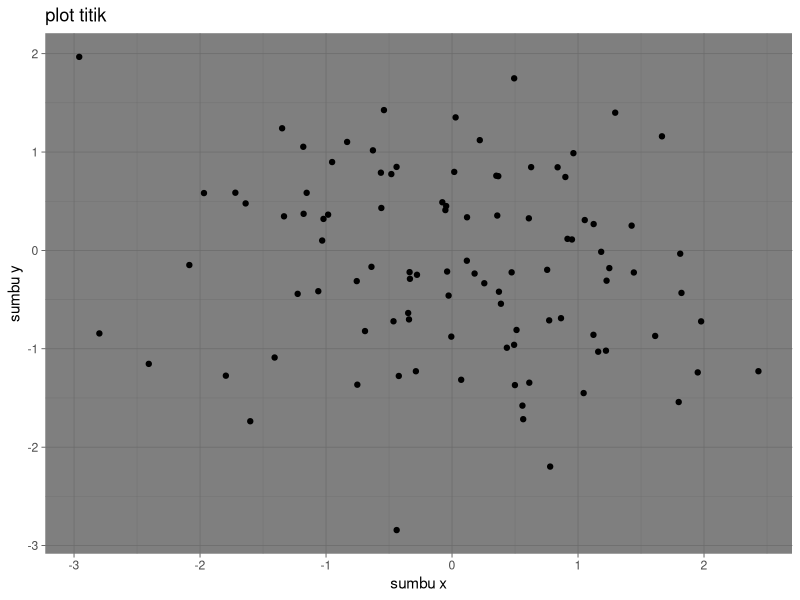
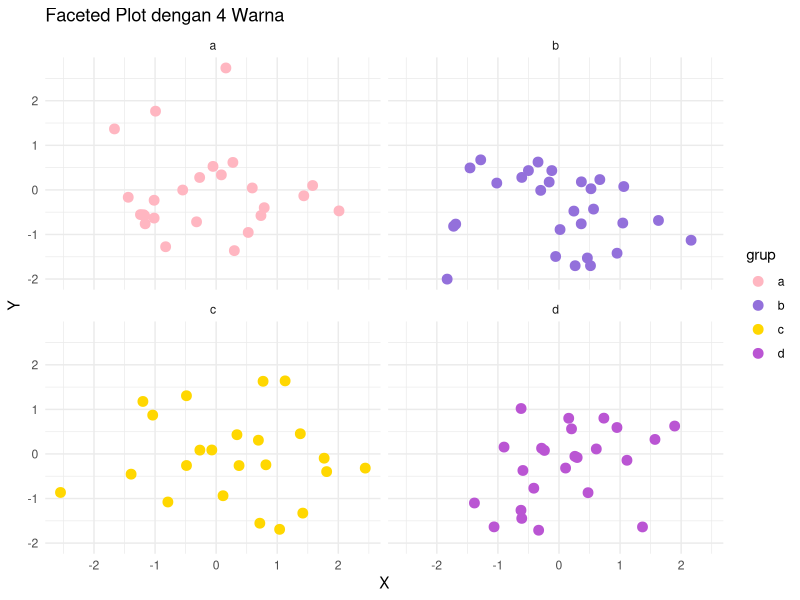
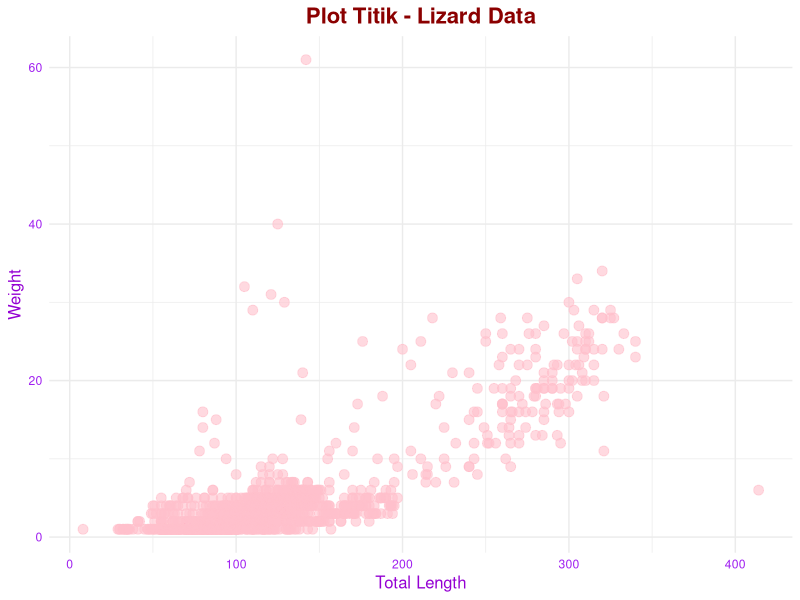
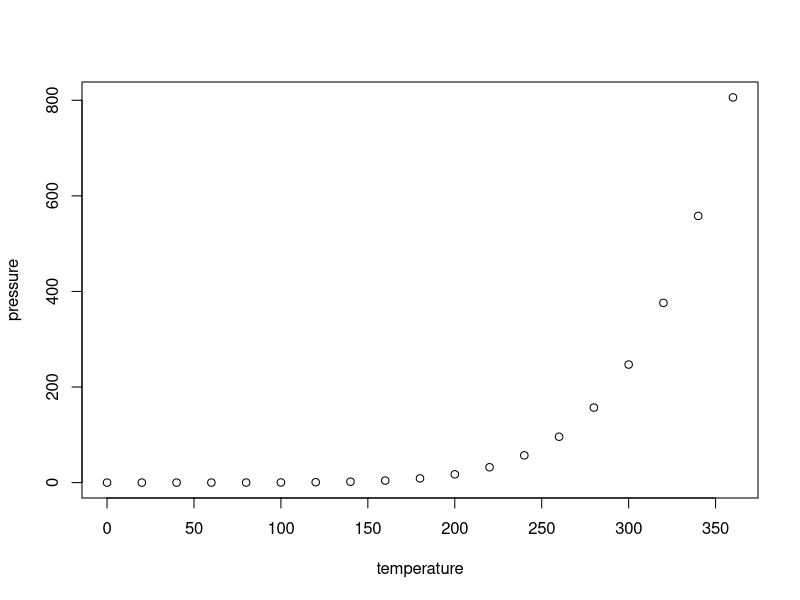

Write the R code that produced these figures, in order.
## ---- chunk 1
knitr::opts_chunk$set(echo = TRUE)
## ---- chunk 2
#muat library ggplot2
library(ggplot2)

#buat data frame contoh
data <- data.frame(x = rnorm(100), y = rnorm(100))

#buat plot titik
ggplot(data, aes (x = x, y = y )) + 

#buat plot titik dengan label dan tema kustom
geom_point() + 
  labs(title = "plot titik", x = "sumbu x", y = "sumbu y") +
  theme_dark()

## ---- chunk 3
# Buat data frame
data <- data.frame(
  x = rnorm(100),
  y = rnorm(100),
  grup = sample(letters[1:4], 100, replace = TRUE)  # Kelompok: "a", "b", "c", "d"
)

# Plot dengan tema 1 warna 
library(ggplot2)

ggplot(data, aes(x = x, y = y, color = grup)) +
  geom_point(size = 3) +
  facet_wrap(~ grup) +
  scale_color_manual(values = c(
    "a" = "#FFB6C1",  # Pink lembut (inspirasi warna rambut Yae Miko)
    "b" = "#9370DB",  # Ungu medium (tema Electro Vision)
    "c" = "#FFD700",  # Emas (aksen detail Yae Miko)
    "d" = "#BA55D3"   # Ungu gelap (kekuatan elegan)
  )) +
  theme_minimal() +
  labs(
    title = "Faceted Plot dengan 4 Warna",
    x = "X",
    y = "Y"
  )

## ---- chunk 4
library(readr)
lizards <- read.csv("lizards.csv")
View(lizards)
# Load library ggplot2
library(ggplot2)

# Ngeload data
lizards <- read.csv("lizards.csv")

# Tampilin data
View(lizards)

# Nggunakake ggplot kanggo plot data
ggplot(lizards, aes(x = total_length, y = weight)) +
  geom_point(color = "pink", size = 3, alpha = 0.6) +  # Titik nganggo warna pink
  labs(title = "Plot Titik - Lizard Data", x = "Total Length", y = "Weight") +
  theme_minimal() +  # Tema minimalis
  theme(
    plot.title = element_text(hjust = 0.5, size = 16, face = "bold", color = "darkred"),  # Judul nganggo warna merah tua
    axis.title = element_text(size = 12, color = "darkviolet"),  # Judul sumbu nganggo ungu
    axis.text = element_text(color = "purple")  # Teks axis nganggo ungu
  )

## ---- chunk 5
library(readr)
iris <- read_csv("iris.csv")
View(iris)
## ---- chunk 6
summary(cars)
## ---- chunk 7
plot(pressure)
